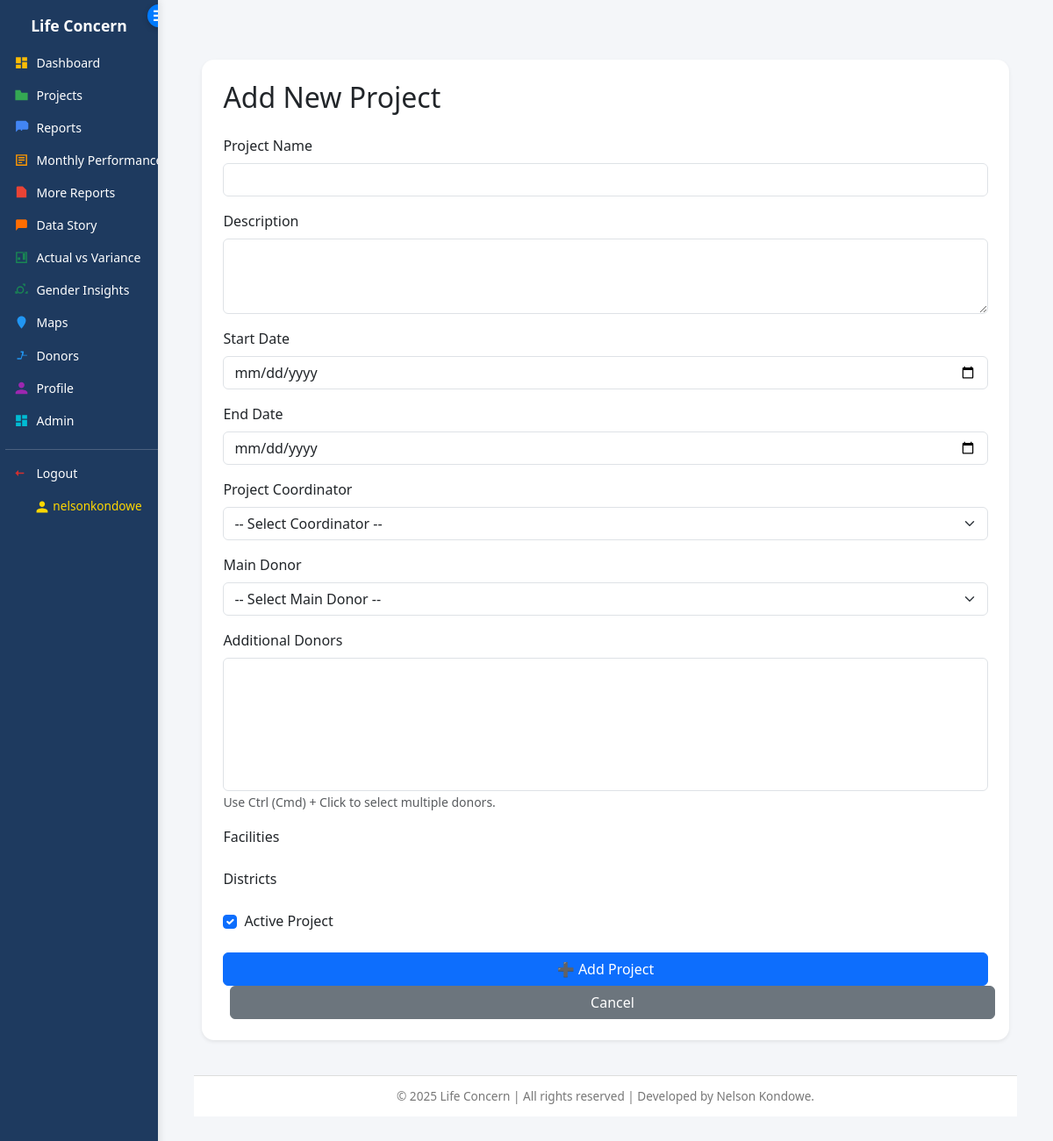
Page /projects/add/ (signed in) on the earlier database version.
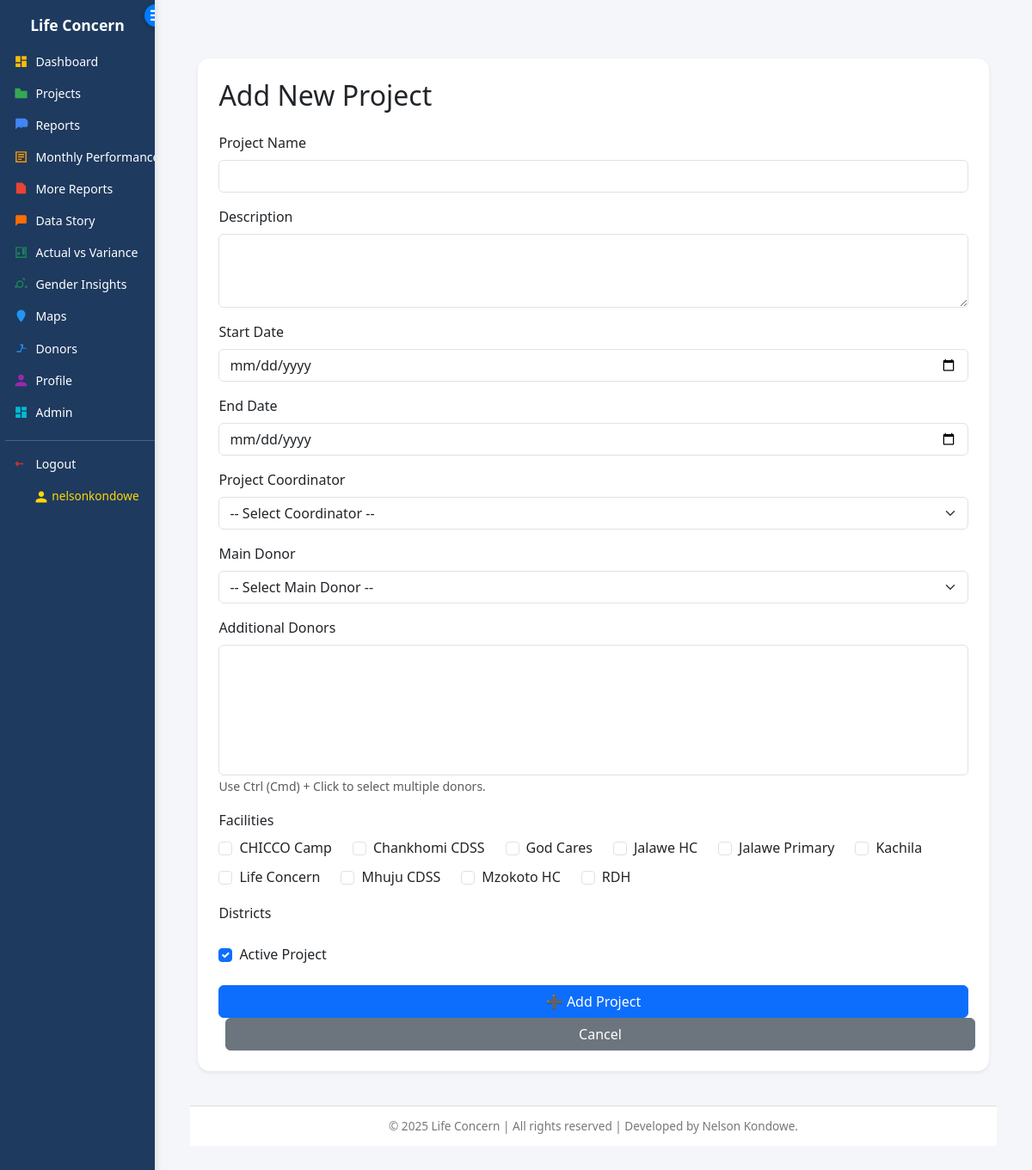
Same page on the later database version.
### core/models.py (models this page shows, shortened)
class Facility(models.Model):
    name = models.CharField(max_length=255, unique=True)
    district = models.ForeignKey(District, on_delete=models.CASCADE, related_name="facilities", null=True, blank=True)
    latitude = models.DecimalField(max_digits=9, decimal_places=6)
    longitude = models.DecimalField(max_digits=9, decimal_places=6)
    is_active = models.BooleanField(default=True)
    history = HistoricalRecords()

### core/views.py (the view, shortened to what this page needs)
# urls.py: path('projects/add/', views.project_add, name='project_add'),
@login_required
def project_add(request):
    all_donors = Donor.objects.all().order_by('name')
    all_facilities = Facility.objects.all().order_by('name')
    all_districts = District.objects.all().order_by('name')
    all_users = User.objects.filter(is_active=True).order_by('username')
    form = ProjectForm(request.POST or None)
    selected_donors = request.POST.getlist('donors') if request.method == "POST" else []
    selected_facilities = request.POST.getlist('facilities') if request.method == "POST" else []
    selected_districts = request.POST.getlist('districts') if request.method == "POST" else []
    selected_coordinator = request.POST.get('coordinator') if request.method == "POST" else None
    selected_main_donor = request.POST.get('main_donor') if request.method == "POST" else None
    context = {
        "form": form,
        "title": "Add Project",
        "all_donors": all_donors,
        "all_facilities": all_facilities,
        "all_districts": all_districts,
        "all_users": all_users,
        "project": None,
        "selected_donors": selected_donors,
        "selected_facilities": selected_facilities,
        "selected_districts": selected_districts,
        "selected_coordinator": selected_coordinator,
        "selected_main_donor": selected_main_donor,
    }
    return render(request, "core/project_form.html", context)

### core/templates/core/project_form.html (shortened to what this page needs)
{% extends "core/base.html" %}
{% load widget_tweaks %}
{% block content %}
<div class="card shadow-sm p-4 mt-4">
  <h2 class="mb-4">{% if project %}Edit Project: {{ project.name }}{% else %}Add New Project{% endif %}</h2>
  <form method="post">
    <div class="mb-3">
      <label for="id_name" class="form-label">Project Name</label>
      <input type="text" name="name" id="id_name" class="form-control"
             value="{{ form.name.value|default_if_none:'' }}" required>
    </div>
    <div class="mb-3">
      <label for="id_description" class="form-label">Description</label>
      <textarea name="description" id="id_description" class="form-control" rows="3">{{ form.description.value|default_if_none:'' }}</textarea>
    </div>
    <div class="mb-3">
      <label for="id_start_date" class="form-label">Start Date</label>
      <input type="date" name="start_date" id="id_start_date" class="form-control"
             value="{{ form.start_date.value|default_if_none:'' }}">
    </div>
    <div class="mb-3">
      <label for="id_end_date" class="form-label">End Date</label>
      <input type="date" name="end_date" id="id_end_date" class="form-control"
             value="{{ form.end_date.value|default_if_none:'' }}">
    </div>
    <div class="mb-3">
      <label for="id_coordinator" class="form-label">Project Coordinator</label>
      <select name="coordinator" id="id_coordinator" class="form-select">
        <option value="">-- Select Coordinator --</option>
      </select>
    </div>
    <div class="mb-3">
      <label for="id_main_donor" class="form-label">Main Donor</label>
      <select name="main_donor" id="id_main_donor" class="form-select">
        <option value="">-- Select Main Donor --</option>
      </select>
    </div>
    <div class="mb-3">
      <label for="id_additional_donors" class="form-label">Additional Donors</label>
      <select name="donors" id="id_additional_donors" class="form-select" multiple size="6">
      </select>
      <small class="text-muted">Use Ctrl (Cmd) + Click to select multiple donors.</small>
    </div>
    <div class="mb-3">
      <label class="form-label">Facilities</label>
      <div class="d-flex flex-wrap gap-2">
        {% for facility in all_facilities %}
          <div class="form-check me-3">
            <input class="form-check-input" type="checkbox" name="facilities" value="{{ facility.id }}" id="facility{{ facility.id }}"
              {% if facility.id|stringformat:"s" in selected_facilities %}checked{% endif %}>
            <label class="form-check-label" for="facility{{ facility.id }}">{{ facility.name }}</label>
          </div>
        {% endfor %}
      </div>
    </div>
    <div class="mb-3">
      <label class="form-label">Districts</label>
    </div>
    <div class="form-check mb-4">
      <input type="checkbox" name="is_active" id="id_is_active" class="form-check-input"
             {% if form.is_active.value %}checked{% elif project and project.is_active %}checked{% endif %}>
      <label for="id_is_active" class="form-check-label">Active Project</label>
    </div>
    <div>
      <button type="submit" class="btn btn-primary">{% if project %}💾 Save Changes{% else %}➕ Add Project{% endif %}</button>
      <a href="{% url 'projects' %}" class="btn btn-secondary ms-2">Cancel</a>
    </div>
  </form>
</div>
{% endblock %}

Differences in the rows shown:
added Facility: name "CHICCO Camp"
added Facility: name "Chankhomi CDSS"
added Facility: name "God Cares"
added Facility: name "Jalawe HC"
added Facility: name "Jalawe Primary"
added Facility: name "Kachila"
added Facility: name "Life Concern"
added Facility: name "Mhuju CDSS"
added Facility: name "Mzokoto HC"
added Facility: name "RDH"
